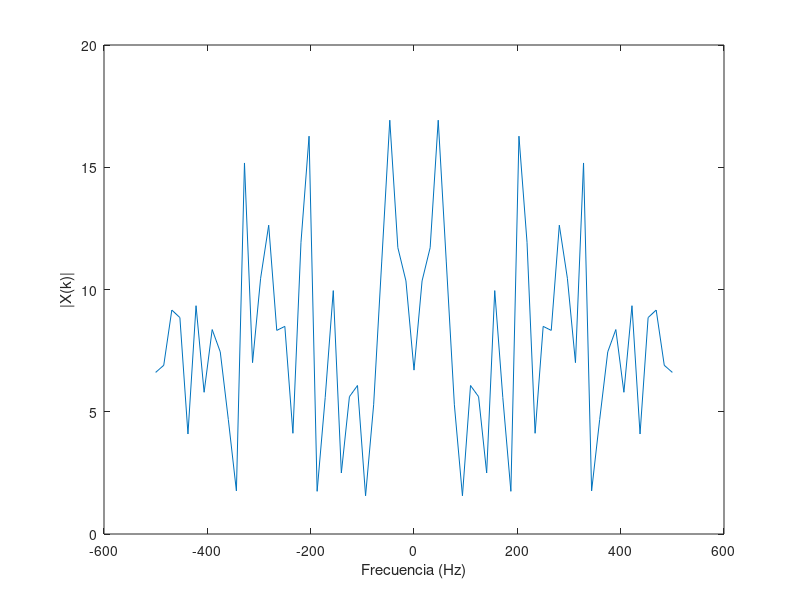

Write MATLAB code to recreate this figure. (Note: this script raises an error after producing the figure.)
%%%%%%%%%%%%%%%%%%%%%%%%%%%%%%%%%%%%%%%%%%%%%%%%%%%%%%%%%%%%
%%%%%%%%%%%%%%  PARTE 1: Convolución Circular %%%%%%%%%%%%%%
%%%%%%%%%%%%%%%%%%%%%%%%%%%%%%%%%%%%%%%%%%%%%%%%%%%%%%%%%%%%


% PREGUNTA 1

% Parámetros
N = 65;        % Longitud de x[n], puede ajustarse
Ts = 1e-3;     % Periodo de muestreo

% Generar señal aleatoria x[n]
x = randn(N, 1);

% Calcular su espectro X(k)
X = fftshift(fft(x));

% Vector de frecuencia para graficar
Fs = 1/Ts;
f = linspace(-Fs/2, Fs/2, N);

% Graficar el espectro de x[n]
figure;
plot(f, abs(X));
xlabel("Frecuencia (Hz)");
ylabel("|X(k)|");
xline(0)
title("Espectro de x[n]");


% PREGUNTA 2

% Respuesta al impulso del canal h[n]
h = [0, -0.1, 0.3, -0.5, 0.7, -0.9, 0.7, -0.5, 0.3, -0.1,0 ]';

% Llenar con ceros h[n] hasta longitud N
h_padded = [h; zeros(N - length(h), 1)];

% Calcular su espectro H(k)
H = fftshift(fft(h_padded));

% Graficar el espectro de h[n]
figure;
plot(f, abs(H));
xlabel("Frecuencia (Hz)");
ylabel("|H(k)|");
title("Espectro de h[n]");

% Convolución lineal
y = conv(x, h);

% Calcular su FFT de N puntos
Y = fftshift(fft(y, N));

% Graficar el espectro de y[n]
figure;
plot(f, abs(Y));
xlabel("Frecuencia (Hz)");
ylabel("|Y(k)|");
title("Espectro de y[n] (Convolución Lineal)");

% Convolución circular
yc = cconv(x, h, N);  % Convolución circular de N puntos

% Calcular su espectro Yc(k)
Yc = fftshift(fft(yc));

% Graficar el espectro de yc[n]
figure;
plot(f, abs(Yc));
xlabel("Frecuencia (Hz)");
ylabel("|Y_c(k)|");
title("Espectro de y_c[n] (Convolución Circular)");

% Calcular el producto X(k) * H(k)
XH = X .* H;

% Comparación entre X(k)*H(k) y Y(k)
figure;
subplot(2,1,1);
plot(f, abs(XH), f, abs(Y));
xlabel("Frecuencia (Hz)");
ylabel("Magnitud");
title("Comparación de X(k)*H(k) y Y(k)");
legend("|X(k)*H(k)|", "|Y(k)|");

% Comparación entre X(k)*H(k) y Yc(k)
subplot(2,1,2);
plot(f, abs(XH), f, abs(Yc));
xlabel("Frecuencia (Hz)");
ylabel("Magnitud");
title("Comparación de X(k)*H(k) y Y_c(k)");
legend("|X(k)*H(k)|", "|Y_c(k)|");

% Longitud del prefijo cíclico (debe ser >= longitud de h[n]-1)
L = length(h) - 1;

% Construir prefijo cíclico a partir de las últimas L muestras de x[n]
cyclic_prefix = x(end-L+1:end);

% Extender x[n] con prefijo cíclico
x_ext = [cyclic_prefix; x];

% Longitud óptima del prefijo cíclico es L = length(h) - 1 = 10
fprintf("Longitud elegida del prefijo cíclico: %d\n", L);

% Convolución lineal con la señal extendida
y_ext = conv(x_ext, h);

% Eliminar las primeras L muestras para extraer el resultado de la convolución circular
yc_extracted = y_ext(L+1:L+N);

% Verificar que yc extraído coincide con la convolución circular yc
difference = max(abs(yc - yc_extracted));
fprintf("Diferencia máxima entre yc y yc extraído: %e\n", difference);

%%%%%%%%%%%%%%%%%%%%%%%%%%%%%%%%%%%%%%%%%%%%%%%%%%%%%%%%%%%%
%%%%%%%%%%%%%%%%%%  PARTE 2: Ecualización %%%%%%%%%%%%%%%%%%
%%%%%%%%%%%%%%%%%%%%%%%%%%%%%%%%%%%%%%%%%%%%%%%%%%%%%%%%%%%%

% Parámetros de OFDM
NFFT = 128;           % Tamaño de FFT
Ncp = 16;             % Longitud del prefijo cíclico (varía según el caso)
Nofdm = 100;          % Número de símbolos OFDM
Nsub = 10;            % Número de subportadoras de datos
modOrder = 4;         % Modulación QPSK (número M-ario)

% Respuesta al impulso del canal h[n]
h = [0, -0.1, 0.3, -0.5, 0.7, -0.9, 0.7, -0.5, 0.3, -0.1, 0]';


% Respuesta de frecuencia ideal del canal
H = fft(h, NFFT);

% Generar bits aleatorios
numBits = Nsub * Nofdm * log2(modOrder);
bits = randi([0 1], numBits, 1);

%%%%%%%%%%%%%%%%%%%%%%%%%%%%%%%%%%%%%%%%%%%%%%%%%%%%%%%%%%%%
%%%%%%%%%%%%  PARTE A: Intervalo de guarda con 0 %%%%%%%%%%%%%%%%%%
%%%%%%%%%%%%%%%%%%%%%%%%%%%%%%%%%%%%%%%%%%%%%%%%%%%%%%%%%%%%

% Actualizar Ncp para este caso
Ncp = 16;

% Modulación QPSK
symbols = moduladorQPSK(bits);

% Remodelar símbolos en subportadoras x símbolos OFDM
symbols_matrix = reshape(symbols, Nsub, Nofdm);

% Inicializar la matriz de símbolos OFDM
X = zeros(NFFT, Nofdm);

% Mapear símbolos a subportadoras
X(2:Nsub+1, :) = symbols_matrix;

% Modulación OFDM (IFFT)
ofdm_symbols = ifft(X, NFFT);

% Agregar intervalo de guarda lleno de ceros
ofdm_with_guard = [zeros(Ncp, Nofdm); ofdm_symbols];

% Serializar los símbolos OFDM
s = ofdm_with_guard(:);

% Transmitir a través del canal
s_rx = conv(s, h);
s_rx = s_rx(1:length(s));

% Remodelar la señal recibida
s_rx_matrix = reshape(s_rx, NFFT + Ncp, Nofdm);

% Eliminar el intervalo de guarda
received_symbols = s_rx_matrix(Ncp+1:end, :);

% Demodulación OFDM (FFT)
Y = fft(received_symbols, NFFT);

size(Y)
size(repmat(H.', 1, Nofdm))

% Ecualización en el dominio de frecuencia
Y_eq = Y ./ repmat(H, 1, Nofdm);

% Extraer las subportadoras de datos
received_data = Y_eq(2:Nsub+1, :);
received_data = received_data(:);

% Demodulación QPSK
received_bits = demoduladorQPSK(received_data);

% Calcular BER
num_errors = sum(bits ~= received_bits);
bit_error_rate = num_errors / numBits;
fprintf("Caso a) BER con intervalo de guarda en cero: %f\n", bit_error_rate);

% Diagrama de constelación
figure;
subplot(1,2,1);
plot(real(symbols), imag(symbols), "o");
title("Constelación Transmitida");
xlabel("En Fase");
ylabel("En Cuadratura");
axis square;

subplot(1,2,2);
plot(real(received_data), imag(received_data), "o");
title("Constelación Recibida (Caso a)");
xlabel("En Fase");
ylabel("En Cuadratura");
axis square;

%%%%%%%%%%%%%%%%%%%%%%%%%%%%%%%%%%%%%%%%%%%%%%%%%%%%%%%%%%%%
%%%%%%%%%%%%  PARTE B: Intervalo de guarda con 0 %%%%%%%%%%%%%%%%%%
%%%%%%%%%%%%%%%%%%%%%%%%%%%%%%%%%%%%%%%%%%%%%%%%%%%%%%%%%%%%

% Actualizar Ncp para el Caso b)
Ncp = 4;  % Longitud del prefijo cíclico menor al canal

% Modulación QPSK
symbols_b = moduladorQPSK(bits);

% Remodelar símbolos en subportadoras x símbolos OFDM
symbols_matrix_b = reshape(symbols_b, Nsub, Nofdm);

% Inicializar la matriz de símbolos OFDM
X_b = zeros(NFFT, Nofdm);

% Mapear símbolos a subportadoras
X_b(2:Nsub+1, :) = symbols_matrix_b;

% Modulación OFDM (IFFT)
ofdm_symbols_b = ifft(X_b, NFFT);

% Agregar prefijo cíclico (copia de las últimas Ncp muestras)
cyclic_prefix_b = ofdm_symbols_b(end-Ncp+1:end, :);
ofdm_with_cp_b = [cyclic_prefix_b; ofdm_symbols_b];

% Serializar los símbolos OFDM
s_b = ofdm_with_cp_b(:);

% Transmitir a través del canal
s_rx_b = conv(s_b, h);
s_rx_b = s_rx_b(1:length(s_b));

% Remodelar la señal recibida
s_rx_matrix_b = reshape(s_rx_b, NFFT + Ncp, Nofdm);

% Eliminar el prefijo cíclico
received_symbols_b = s_rx_matrix_b(Ncp+1:end, :);

% Demodulación OFDM (FFT)
Y_b = fft(received_symbols_b, NFFT);

% Ecualización en el dominio de frecuencia
Y_eq_b = Y_b ./ repmat(H, 1, Nofdm);

% Extraer las subportadoras de datos
received_data_b = Y_eq_b(2:Nsub+1, :);
received_data_b = received_data_b(:);

% Demodulación QPSK
received_bits_b = demoduladorQPSK(received_data_b);

% Calcular BER
num_errors_b = sum(bits ~= received_bits_b);
bit_error_rate_b = num_errors_b / numBits;
fprintf("Caso b) BER con prefijo cíclico corto: %f\n", bit_error_rate_b);

% Diagrama de constelación
figure;
subplot(1,2,1);
plot(real(symbols_b), imag(symbols_b), "o");
title("Constelación Transmitida");
xlabel("En Fase");
ylabel("En Cuadratura");
axis square;

subplot(1,2,2);
plot(real(received_data_b), imag(received_data_b), "o");
title("Constelación Recibida (Caso b)");
xlabel("En Fase");
ylabel("En Cuadratura");
axis square;

%%%%%%%%%%%%%%%%%%%%%%%%%%%%%%%%%%%%%%%%%%%%%%%%%%%%%%%%%%%%
%%%%%%%%%%%%  PARTE C:  %%%%%%%%%%%%%%%%%%
%%%%%%%%%%%%%%%%%%%%%%%%%%%%%%%%%%%%%%%%%%%%%%%%%%%%%%%%%%%%

% Actualizar Ncp para el Caso c)
Ncp = 16;  % Longitud del prefijo cíclico igual o mayor al canal

% Modulación QPSK
symbols_c = moduladorQPSK(bits);

% Remodelar símbolos en subportadoras x símbolos OFDM
symbols_matrix_c = reshape(symbols_c, Nsub, Nofdm);

% Inicializar la matriz de símbolos OFDM
X_c = zeros(NFFT, Nofdm);

% Mapear símbolos a subportadoras
X_c(2:Nsub+1, :) = symbols_matrix_c;

% Modulación OFDM (IFFT)
ofdm_symbols_c = ifft(X_c, NFFT);

% Agregar prefijo cíclico (copia de las últimas Ncp muestras)
cyclic_prefix_c = ofdm_symbols_c(end-Ncp+1:end, :);
ofdm_with_cp_c = [cyclic_prefix_c; ofdm_symbols_c];

% Serializar los símbolos OFDM
s_c = ofdm_with_cp_c(:);

% Transmitir a través del canal
s_rx_c = conv(s_c, h);
s_rx_c = s_rx_c(1:length(s_c));

% Remodelar la señal recibida
s_rx_matrix_c = reshape(s_rx_c, NFFT + Ncp, Nofdm);

% Eliminar el prefijo cíclico
received_symbols_c = s_rx_matrix_c(Ncp+1:end, :);

% Demodulación OFDM (FFT)
Y_c = fft(received_symbols_c, NFFT);

% Ecualización en el dominio de frecuencia
Y_eq_c = Y_c ./ repmat(H, 1, Nofdm);

% Extraer las subportadoras de datos
received_data_c = Y_eq_c(2:Nsub+1, :);
received_data_c = received_data_c(:);

% Demodulación QPSK
received_bits_c = demoduladorQPSK(received_data_c);

% Calcular BER
num_errors_c = sum(bits ~= received_bits_c);
bit_error_rate_c = num_errors_c / numBits;
fprintf("Caso c) BER con prefijo cíclico suficiente: %f\n", bit_error_rate_c);

% Diagrama de constelación
figure;
subplot(1,2,1);
plot(real(symbols_c), imag(symbols_c), "o");
title("Constelación Transmitida");
xlabel("En Fase");
ylabel("En Cuadratura");
axis square;

subplot(1,2,2);
plot(real(received_data_c), imag(received_data_c), "o");
title("Constelación Recibida (Caso c)");
xlabel("En Fase");
ylabel("En Cuadratura");
axis square;
